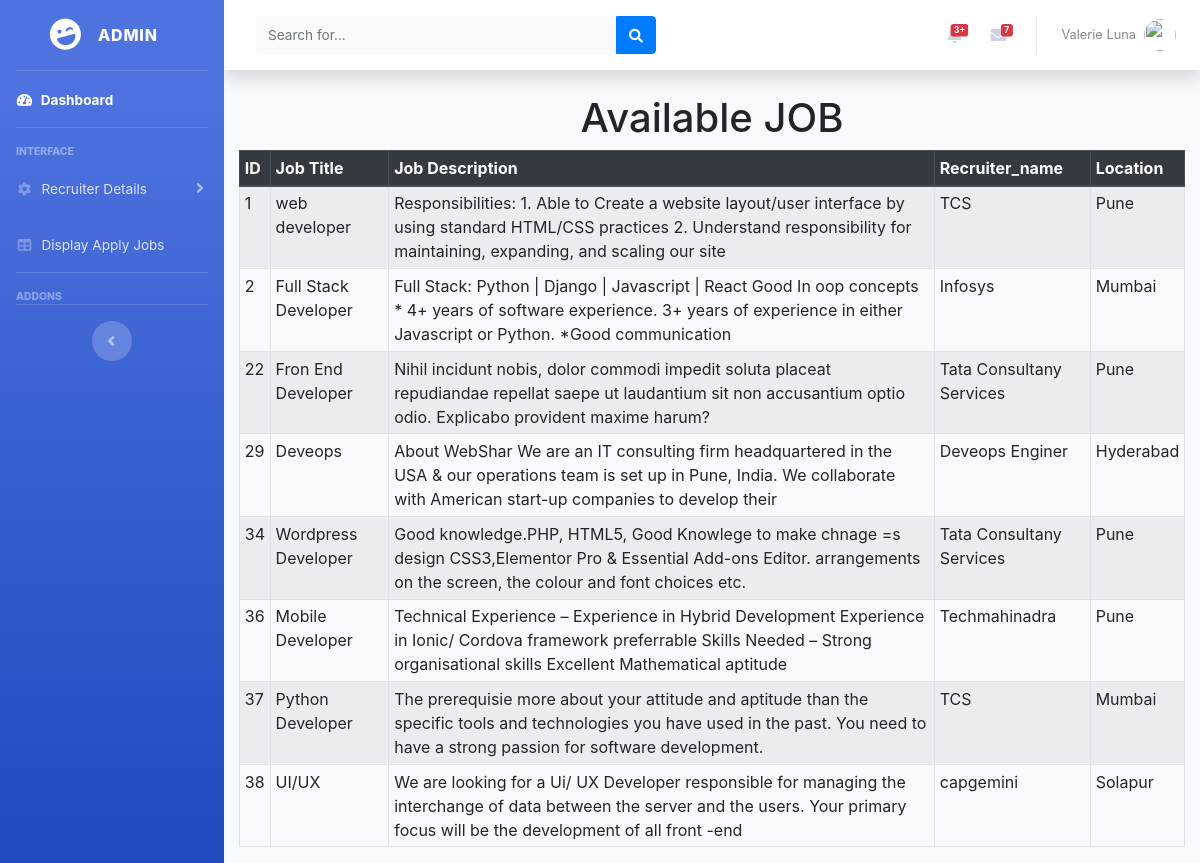
The app's page /index_post.php (signed in) with its own data.
### tables this page shows
CREATE TABLE `job` (
  `id` int(255) NOT NULL,
  `title` varchar(255) NOT NULL,
  `description` varchar(1500) NOT NULL,
  `recruiter_name` varchar(255) NOT NULL,
  `location` varchar(255) NOT NULL
);

### index_post.php (the view, shortened to what this page needs)
<?php
include('dashboard.php');
?>
<?php
include('./connection.php');
?>
<!doctype html>
<html lang="en">
<head>
 <link rel="stylesheet"
  href="https://stackpath.bootstrapcdn.com/bootstrap/4.3.1/css/bootstrap.min.css"
>
</head>
<body>
 <div class="container">
  <h1 class="text-center">Available JOB</h1>
  <?php
    $sql = "SELECT * FROM job";
    $result = mysqli_query($conn, $sql);
    if (mysqli_num_rows($result) > 0) {
      echo '<table class="table table-bordered table-sm table-striped">';
      echo "<thead class='thead-dark'>";
      echo "<tr>";
          echo "<th>ID</th>";
          echo "<th>Job Title</th>";
          echo "<th>Job Description</th>";
          echo "<th>Recruiter_name</th>";
          echo "<th>Location</th>";
          echo "</tr>";
      echo "</thead>";
      echo "<tbody>";
      while ($row = mysqli_fetch_assoc($result)) {
        echo "<tr>";
        echo "<td>" . $row["id"] . "</td>";
        echo "<td>" . $row["title"] . "</td>";
        echo "<td>" . $row["description"] . "</td>";
        echo "<td>" . $row["recruiter_name"] . "</td>";
        echo "<td>" . $row["location"] . "</td>";
        echo "</tr>";
      }
      echo "</tbody>";
      echo "</table>";
    } else {
      echo "no data found";
    }
    ?>
 </div>
</body>
</html>

### records on screen
job: id "1", title "web developer", description "Responsibilities: 1. Able to Create a website layout/user interface by using standard HTML/CSS practices 2. Understand responsibility for maintaining, expanding, and scaling our site", recruiter_name "TCS", location "Pune"
job: id "2", title "Full Stack Developer", description "Full Stack: Python | Django | Javascript | React Good In oop concepts * 4+ years of software experience. 3+ years of experience in either Javascript or Python. *Good communication", recruiter_name "Infosys", location "Mumbai"
job: id "22", title "Fron End Developer", description "Nihil incidunt nobis, dolor commodi impedit soluta placeat repudiandae repellat saepe ut laudantium sit non accusantium optio odio. Explicabo provident maxime harum?", recruiter_name "Tata Consultany Services", location "Pune"
job: id "29", title "Deveops", description "About WebShar We are an IT consulting firm headquartered in the USA & our operations team is set up in Pune, India. We collaborate with American start-up companies to develop their", recruiter_name "Deveops Enginer", location "Hyderabad"
job: id "34", title "Wordpress Developer", description "Good knowledge.PHP, HTML5, Good Knowlege to make chnage =s design CSS3,Elementor Pro & Essential Add-ons Editor. arrangements on the screen, the colour and font choices etc.", recruiter_name "Tata Consultany Services", location "Pune"
job: id "36", title "Mobile Developer", description "Technical Experience – Experience in Hybrid Development Experience in Ionic/ Cordova framework preferrable Skills Needed – Strong organisational skills Excellent Mathematical aptitude", recruiter_name "Techmahinadra", location "Pune"
job: id "37", title "Python Developer", description "The prerequisie more about your attitude and aptitude than the specific tools and technologies you have used in the past. You need to have a strong passion for software development.", recruiter_name "TCS", location "Mumbai"
job: id "38", title "UI/UX", description "We are looking for a Ui/ UX Developer responsible for managing the interchange of data between the server and the users. Your primary focus will be the development of all front -end", recruiter_name "capgemini", location "Solapur"
